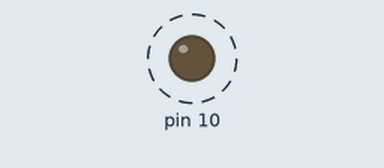
The sketch below on a simulated Arduino Uno, built for the host (arithmetic inside an expression is 32-bit, double 64-bit). On the bench: output pins drawn as LEDs (lit = HIGH). Dashed ring = blinking.

Above: at 0.2 s.
Timing chart, 0 to 3.0 s (numbered marks = the images above):
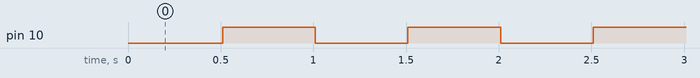

The sketch:

Test-1616-I2C-Slave.ino
```cpp
//===========================================================================================
//
// Install megaTinyCore, use UDE 1.8.13 or 19.
//
// Build an adapter:
//
// TX --1k--+
//         +---- UPDI
// RX ------+
//
// Both serial adapter work. ( serial UDPI, high speed )
//
//===========================================================================================

//===========================================================================================
// second 1616 test.... respond to our I2C address
//
//===========================================================================================

#include <Wire.h>

#define I2C_ADDRESS 0x33      // Just an I2C number
#define LED_PIN     PIN_PB2

void receiveEvent( int howMany ) {

  while ( Wire.available( )) {

    uint8_t cmd = Wire.read( );
  }
}

void requestEvent( ) {

  Wire.write( 0x00 );
}

void setup( ) {

  pinMode( LED_PIN, OUTPUT);

  Wire.begin( I2C_ADDRESS );   // Slave starten
  delay( 10 );
  Wire.onReceive(receiveEvent);
  Wire.onRequest(requestEvent);
}

void loop( ) {

  digitalWrite(LED_PIN, LOW);
  delay( 500 );
  digitalWrite(LED_PIN, HIGH);
  delay( 500 );
}
```

Measured:
- by itself, pin 10: alternates HIGH for 0.50 s and LOW for 0.50 s
